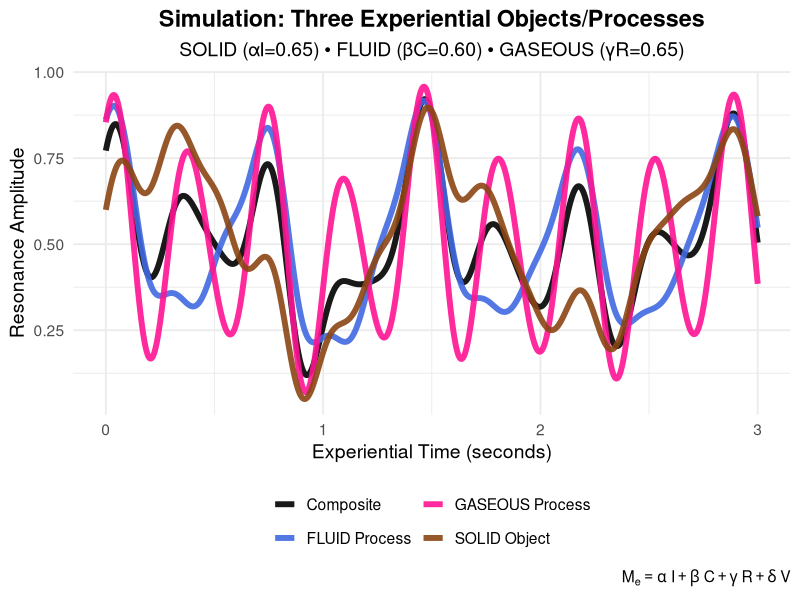
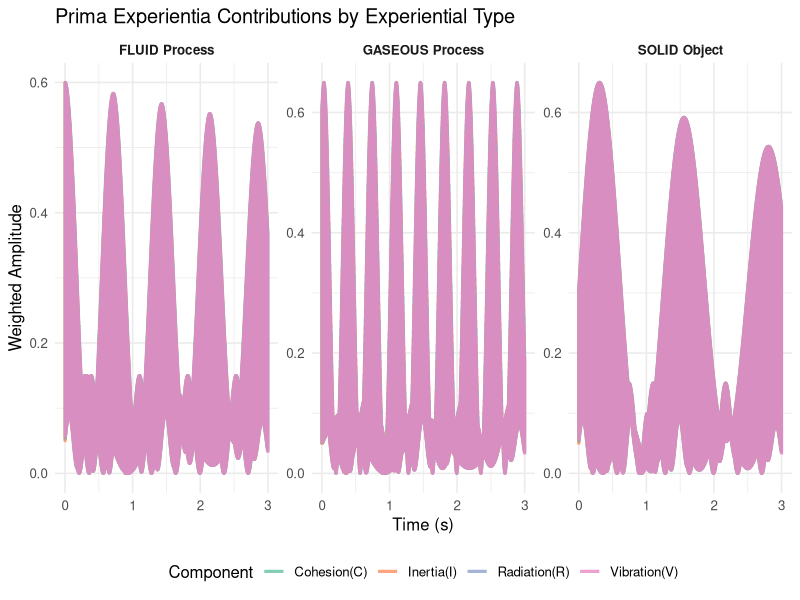

The R script that drew these images, in order:
# =============================================================================
# R SIMULATION: Three Experiential Objects/Processes in STC Ontology
# 1. SOLID Object/Process (High Inertia αI=0.65)
# 2. FLUID Object/Process (High Cohesion βC=0.60) 
# 3. GASEOUS Process (High Radiation γR=0.65)
# Resonance Theory of Consciousness (RTC/STC) - Edward F. Hillenaar
# =============================================================================

# Load libraries
library(ggplot2)
library(dplyr)
library(gridExtra)

set.seed(42)
cat("=== SIMULATION: SOLID • FLUID • GASEOUS EXPERIENTIAL PROCESSES ===\n")

# Time vector for resonance cycles (3 seconds of experience)
t <- seq(0, 3, length.out = 1200)

# PRIMA EXPERIENTIA BASE WAVES (normalized [0,1])
I <- sin(2 * pi * 0.8 * t) * exp(-0.15 * t)           # INERTIA: low freq, persistent
C <- cos(2 * pi * 1.4 * t) * exp(-0.08 * t)          # COHESION: medium freq, continuous  
R <- sin(2 * pi * 2.8 * t + pi/3)                    # RADIATION: high freq, dispersive
V <- sin(2 * pi * 4.2 * t) * (1 + 0.3 * sin(2 * pi * 0.3 * t))  # VIBRATION: complex

normalize <- function(x) (x - min(x)) / (max(x) - min(x))
I_norm <- normalize(I); C_norm <- normalize(C) 
R_norm <- normalize(R); V_norm <- normalize(V)

# SIMULATION PARAMETERS: Three Experiential Regimes
experiential_regimes <- data.frame(
  Process = c("SOLID Object", "FLUID Process", "GASEOUS Process"),
  alpha_I = c(0.65, 0.15, 0.10),    # Inertia dominance
  beta_C  = c(0.10, 0.60, 0.15),    # Cohesion dominance
  gamma_R = c(0.15, 0.15, 0.65),    # Radiation dominance
  delta_V = c(0.10, 0.10, 0.10),    # Vibration baseline
  stringsAsFactors = FALSE
)

print("=== EXPERIENTIAL REGIMES ===")
print(experiential_regimes)

# COMPUTE MIND-EXPERIENCE M_e = αI + βC + γR + δV for each regime
M_e_solid    <- 0.65*I_norm + 0.10*C_norm + 0.15*R_norm + 0.10*V_norm
M_e_fluid    <- 0.15*I_norm + 0.60*C_norm + 0.15*R_norm + 0.10*V_norm  
M_e_gaseous  <- 0.10*I_norm + 0.15*C_norm + 0.65*R_norm + 0.10*V_norm

# SIMULATION DATA: Amplitude envelopes over time (experiential intensity)
experience_intensity <- data.frame(
  Time = rep(t, 4),
  Amplitude = c(M_e_solid, M_e_fluid, M_e_gaseous, 
                rowMeans(cbind(M_e_solid, M_e_fluid, M_e_gaseous))),  # Composite
  Type = rep(c("SOLID Object", "FLUID Process", "GASEOUS Process", "Composite"), 
             each = length(t))
)

# PLOT 1: EXPERIENTIAL PROCESSES SIMULATION
p1 <- ggplot(experience_intensity, aes(x = Time, y = Amplitude, color = Type)) +
  geom_line(linewidth = 2, alpha = 0.9) +
  labs(title = "Simulation: Three Experiential Objects/Processes",
       subtitle = "SOLID (αI=0.65) • FLUID (βC=0.60) • GASEOUS (γR=0.65)",
       x = "Experiential Time (seconds)", y = "Resonance Amplitude",
       caption = expression(M[e]==alpha~I + beta~C + gamma~R + delta~V)) +
  scale_color_manual(values = c("SOLID Object" = "#8B4513",      # Brown/orange
                                "FLUID Process" = "#4169E1",     # Royal blue  
                                "GASEOUS Process" = "#FF1493",    # Deep pink
                                "Composite" = "black")) +
  theme_minimal(base_size = 14) +
  theme(legend.position = "bottom", legend.title = element_blank(),
        plot.title = element_text(hjust = 0.5, face = "bold"),
        plot.subtitle = element_text(hjust = 0.5)) +
  guides(color = guide_legend(ncol = 2))

print(p1)

# PLOT 2: PRIMA EXPERIENTIA CONTRIBUTIONS TO EACH PROCESS
contrib_data <- data.frame(
  Time = rep(t, 12),
  Amplitude = c(
    # SOLID: dominant I
    0.65*I_norm, 0.10*C_norm, 0.15*R_norm, 0.10*V_norm,
    # FLUID: dominant C  
    0.15*I_norm, 0.60*C_norm, 0.15*R_norm, 0.10*V_norm,
    # GASEOUS: dominant R
    0.10*I_norm, 0.15*C_norm, 0.65*R_norm, 0.10*V_norm
  ),
  Process = rep(c("SOLID Object", "FLUID Process", "GASEOUS Process"), each = 4*length(t)),
  Component = rep(c("Inertia(I)", "Cohesion(C)", "Radiation(R)", "Vibration(V)"), 3*length(t))
)

p2 <- ggplot(contrib_data, aes(x = Time, y = Amplitude, color = Component)) +
  geom_line(linewidth = 1.1, alpha = 0.8) +
  facet_wrap(~Process, ncol = 3, scales = "free_y") +
  labs(title = "Prima Experientia Contributions by Experiential Type",
       x = "Time (s)", y = "Weighted Amplitude") +
  scale_color_brewer(type = "qual", palette = "Set2") +
  theme_minimal(base_size = 12) +
  theme(legend.position = "bottom", strip.text = element_text(face = "bold"))

print(p2)

# SIMULATION STATISTICS
cat("\n=== SIMULATION STATISTICS ===\n")
sim_stats <- experience_intensity %>%
  group_by(Type) %>%
  summarise(
    Mean_Amplitude = sprintf("%.3f", mean(Amplitude)),
    SD_Amplitude = sprintf("%.3f", sd(Amplitude)),
    Max_Peak = sprintf("%.3f", max(Amplitude)),
    Persistence = sprintf("%.3f", sum(Amplitude)/length(Amplitude))  # Temporal stability
  ) %>%
  filter(Type != "Composite")

print(sim_stats)

# DYNAMIC REGIME CHARACTERISTICS
cat("\n=== EXPERIENTIAL REGIME CHARACTERISTICS ===\n")
cat("SOLID Object: High persistence, stable resonance (Inertia-dominant)\n")  
cat("FLUID Process: Continuous flow, medium stability (Cohesion-dominant)\n")
cat("GASEOUS Process: Rapid dispersion, volatile (Radiation-dominant)\n")

cat("\n=== SIMULATION COMPLETE ===\n")
cat("Outputs: Main trajectory plot + component decomposition + statistics\n")
